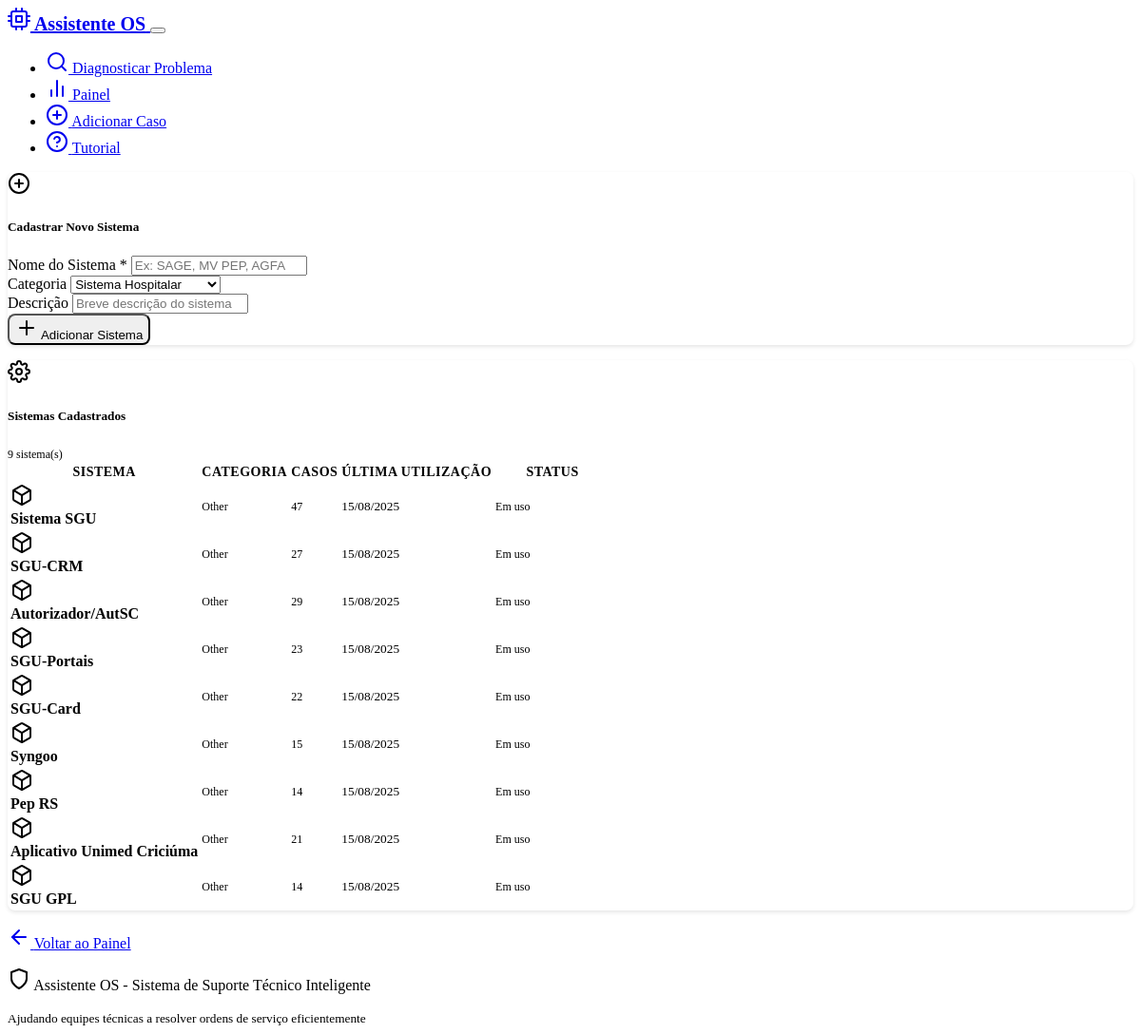
Screenshot of /systems with the database file from the repository.
### models.py (models this page shows, shortened)
class Case(db.Model):
    __tablename__ = 'cases'
    id = db.Column(db.Integer, primary_key=True)
    problem_description = db.Column(db.Text, nullable=False)
    solution = db.Column(db.Text, nullable=False)
    system_type = db.Column(db.String(100), default="Unknown")
    created_at = db.Column(db.DateTime, default=datetime.now)
    effectiveness_score = db.Column(db.Float, nullable=True)
    feedback_count = db.Column(db.Integer, default=0)
    tags = db.Column(db.String(500), default="")  # Stored as comma-separated string
    feedbacks = db.relationship("CaseFeedback", backref="case", cascade="all, delete-orphan")

### routes.py (the view)
@app.route('/systems')
def manage_systems():
    try:
        all_cases = case_service.get_all_cases()
        system_stats = {}
        for case in all_cases:
            system = case.system_type
            if system not in system_stats:
                system_stats[system] = {
                    'name': system,
                    'category': 'Healthcare' if system in ['Tasy', 'SGU', 'SGU Card', 'Autorizador'] else 'Other',
                    'case_count': 0,
                    'last_used': None
                }
            system_stats[system]['case_count'] += 1
            if not system_stats[system]['last_used'] or case.created_at > system_stats[system]['last_used']:
                system_stats[system]['last_used'] = case.created_at
        from flask import current_app
        custom_systems = current_app.config.get('CUSTOM_SYSTEMS', [])
        all_systems = []
        for system_name, stats in system_stats.items():
            all_systems.append(stats)
        for custom in custom_systems:
            if custom['name'] not in system_stats:
                custom['case_count'] = 0
                custom['last_used'] = None
                all_systems.append(custom)
        return render_template('manage_systems.html', systems=all_systems)
    except Exception as e:
        logging.error(f"Error loading systems: {str(e)}")
        flash(f'Erro ao carregar sistemas: {str(e)}', 'error')
        return render_template('manage_systems.html', systems=[])

### case_service.py (called while the page is built)
    def get_all_cases(self) -> List[Case]:
        try:
            return Case.query.all()
        except Exception as e:
            logging.error(f"Error getting cases from database: {str(e)}")
            return current_app.config.get('CASES_STORAGE', [])

### templates/manage_systems.html (shortened to what this page needs)
{% extends "base.html" %}
{% block content %}
<div class="row">
    <div class="col-lg-10 mx-auto">
        <div class="card mb-4">
            <div class="card-header d-flex align-items-center">
                <i data-feather="plus-circle" class="me-2"></i>
                <h5 class="mb-0">Cadastrar Novo Sistema</h5>
            </div>
            <div class="card-body">
                <form action="{{ url_for('add_system') }}" method="POST" class="row g-3">
                    <div class="col-md-4">
                        <label for="system_name" class="form-label">Nome do Sistema *</label>
                        <input type="text" class="form-control" id="system_name" name="system_name"
                               placeholder="Ex: SAGE, MV PEP, AGFA" required>
                    </div>
                    <div class="col-md-4">
                        <label for="system_category" class="form-label">Categoria</label>
                        <select class="form-select" id="system_category" name="system_category">
                            <option value="Healthcare">Sistema Hospitalar</option>
                        </select>
                    </div>
                    <div class="col-md-4">
                        <label for="system_description" class="form-label">Descrição</label>
                        <input type="text" class="form-control" id="system_description" name="system_description"
                               placeholder="Breve descrição do sistema">
                    </div>
                    <div class="col-12">
                        <button type="submit" class="btn btn-primary">
                            <i data-feather="plus" class="me-1"></i>
                            Adicionar Sistema
                        </button>
                    </div>
                </form>
            </div>
        </div>
        <div class="card">
            <div class="card-header d-flex align-items-center justify-content-between">
                <div class="d-flex align-items-center">
                    <i data-feather="settings" class="me-2"></i>
                    <h5 class="mb-0">Sistemas Cadastrados</h5>
                </div>
                <span class="badge bg-info">{{ systems|length }} sistema(s)</span>
            </div>
            <div class="card-body p-0">
                {% if systems %}
                <div class="table-responsive">
                    <table class="table table-hover mb-0">
                        <thead class="table-dark">
                            <tr>
                                <th>Sistema</th>
                                <th>Categoria</th>
                                <th>Casos</th>
                                <th>Última Utilização</th>
                                <th width="120">Status</th>
                            </tr>
                        </thead>
                        <tbody>
                            {% for system in systems %}
                            <tr>
                                <td>
                                    <div class="d-flex align-items-center">
                                        <div class="system-icon me-2">
                                            {% if system.category == 'Healthcare' %}
                                                <i data-feather="heart" class="text-danger"></i>
                                            {% elif system.category == 'Administrative' %}
                                                <i data-feather="briefcase" class="text-primary"></i>
                                            {% elif system.category == 'Network' %}
                                                <i data-feather="wifi" class="text-success"></i>
                                            {% elif system.category == 'Database' %}
                                                <i data-feather="database" class="text-warning"></i>
                                            {% elif system.category == 'Application Server' %}
                                                <i data-feather="server" class="text-info"></i>
                                            {% else %}
                                                <i data-feather="box" class="text-secondary"></i>
                                            {% endif %}
                                        </div>
                                        <div>
                                            <strong>{{ system.name }}</strong>
                                        </div>
                                    </div>
                                </td>
                                <td>
                                    <span class="badge bg-secondary">{{ system.category }}</span>
                                </td>
                                <td>
                                    <span class="badge bg-info">{{ system.case_count or 0 }}</span>
                                </td>
                                <td>
                                    {% if system.last_used %}
                                        <small>{{ system.last_used.strftime('%d/%m/%Y') }}</small>
                                    {% else %}
                                        <small class="text-muted">Nunca usado</small>
                                    {% endif %}
                                </td>
                                <td>
                                    {% if system.case_count == 0 %}
                                        <span class="badge bg-warning">Não utilizado</span>
                                    {% else %}
                                        <span class="badge bg-success">Em uso</span>
                                    {% endif %}
                                </td>
                            </tr>
                            {% endfor %}
                        </tbody>
                    </table>
                </div>
                {% else %}
                <div class="text-center py-5">
                    <i data-feather="settings" style="width: 64px; height: 64px; color: var(--bs-secondary);"></i>
                    <h4 class="mt-3 mb-2">Nenhum Sistema Personalizado</h4>
                    <p class="text-muted">Os sistemas padrão (Tasy, SGU, SGU Card, Autorizador) já estão disponíveis.</p>
                </div>
                {% endif %}
            </div>
        </div>
        <div class="text-center mt-4">
            <a href="{{ url_for('dashboard') }}" class="btn btn-secondary">
                <i data-feather="arrow-left" class="me-2"></i>
                Voltar ao Painel
            </a>
        </div>
    </div>
</div>
{% endblock %}

### templates/base.html (shortened to what this page needs)
<!DOCTYPE html>
<html lang="en" data-bs-theme="dark">
<head>
    <link href="https://cdn.replit.com/agent/bootstrap-agent-dark-theme.min.css" rel="stylesheet">
    <link rel="stylesheet" href="{{ url_for('static', filename='style.css') }}">
</head>
<body>
    <nav class="navbar navbar-expand-lg navbar-dark bg-dark border-bottom">
        <div class="container">
            <a class="navbar-brand d-flex align-items-center" href="{{ url_for('index') }}">
                <i data-feather="cpu" class="me-2"></i>
                <span class="fw-bold">Assistente OS</span>
            </a>
            <button class="navbar-toggler" type="button" data-bs-toggle="collapse" data-bs-target="#navbarNav">
            </button>
            <div class="collapse navbar-collapse" id="navbarNav">
                <ul class="navbar-nav me-auto">
                    <li class="nav-item">
                        <a class="nav-link" href="{{ url_for('index') }}">
                            <i data-feather="search" class="me-1"></i>
                            Diagnosticar Problema
                        </a>
                    </li>
                    <li class="nav-item">
                        <a class="nav-link" href="{{ url_for('dashboard') }}">
                            <i data-feather="bar-chart-2" class="me-1"></i>
                            Painel
                        </a>
                    </li>
                    <li class="nav-item">
                        <a class="nav-link" href="{{ url_for('add_case_form') }}">
                            <i data-feather="plus-circle" class="me-1"></i>
                            Adicionar Caso
                        </a>
                    </li>
                    <li class="nav-item">
                        <a class="nav-link" href="{{ url_for('tutorial') }}">
                            <i data-feather="help-circle" class="me-1"></i>
                            Tutorial
                        </a>
                    </li>
                </ul>
            </div>
        </div>
    </nav>
    <main class="container my-4">
        {% block content %}{% endblock %}
    </main>
    <footer class="bg-dark border-top mt-5 py-4">
        <div class="container text-center text-muted">
            <p class="mb-0">
                <i data-feather="shield" class="me-1"></i>
                Assistente OS - Sistema de Suporte Técnico Inteligente
            </p>
            <small>Ajudando equipes técnicas a resolver ordens de serviço eficientemente</small>
        </div>
    </footer>
</body>
</html>

### static/style.css (style rules this page uses)
:root { --custom-code-bg: #1a1a1a; --custom-border-radius: 8px; }
.card { border-radius: var(--custom-border-radius); box-shadow: 0 2px 4px rgba(0, 0, 0, 0.1); margin-bottom: 1rem; }
.card-header { background-color: var(--bs-dark); border-bottom: 1px solid var(--bs-border-color); border-radius: var(--custom-border-radius) var(--custom-border-radius) 0 0 !important; }
.btn { border-radius: var(--custom-border-radius); font-weight: 500; }
.table-responsive { border-radius: var(--custom-border-radius); }
.table th { border-top: none; font-weight: 600; font-size: 0.875rem; text-transform: uppercase; letter-spacing: 0.5px; }
.table td { vertical-align: middle; border-color: var(--bs-border-color); }
.badge { border-radius: var(--custom-border-radius); font-weight: 500; font-size: 0.75rem; }
.navbar-brand { font-weight: 700; font-size: 1.25rem; }
.nav-link { font-weight: 500; }
footer { margin-top: auto; }

### rows the page displays
Case: name "Sistema SGU", category "Other", case_count "47", last_used "15/08/2025"
Case: name "SGU-CRM", category "Other", case_count "27", last_used "15/08/2025"
Case: name "Autorizador/AutSC", category "Other", case_count "29", last_used "15/08/2025"
Case: name "SGU-Portais", category "Other", case_count "23", last_used "15/08/2025"
Case: name "SGU-Card", category "Other", case_count "22", last_used "15/08/2025"
Case: name "Syngoo", category "Other", id "15", last_used "15/08/2025"
Case: name "Pep RS", category "Other", case_count "14", last_used "15/08/2025"
Case: name "Aplicativo Unimed Criciúma", category "Other", case_count "21", last_used "15/08/2025"
Case: name "SGU GPL", category "Other", case_count "14", last_used "15/08/2025"

### other values shown
{{ systems|length }} "9"
